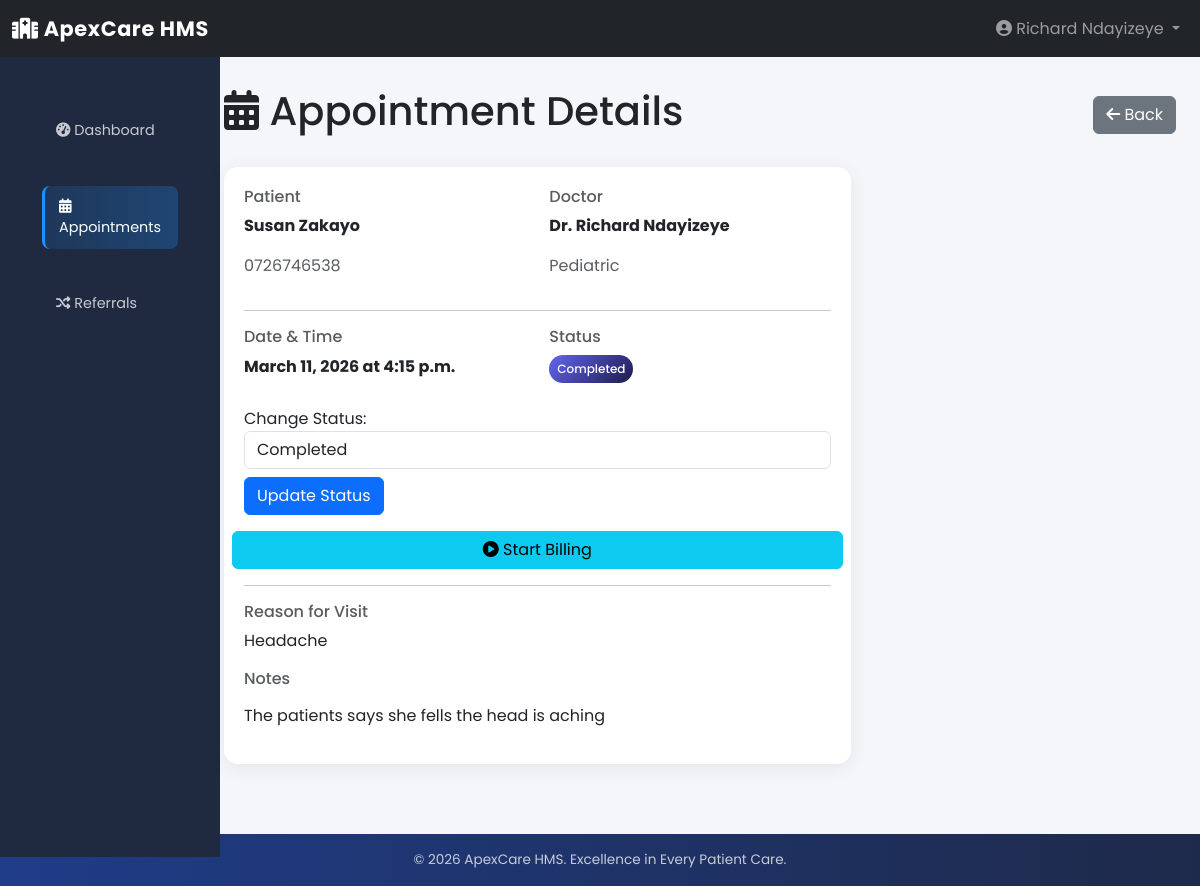
Page /appointments/4/ (signed in) on the earlier database version.
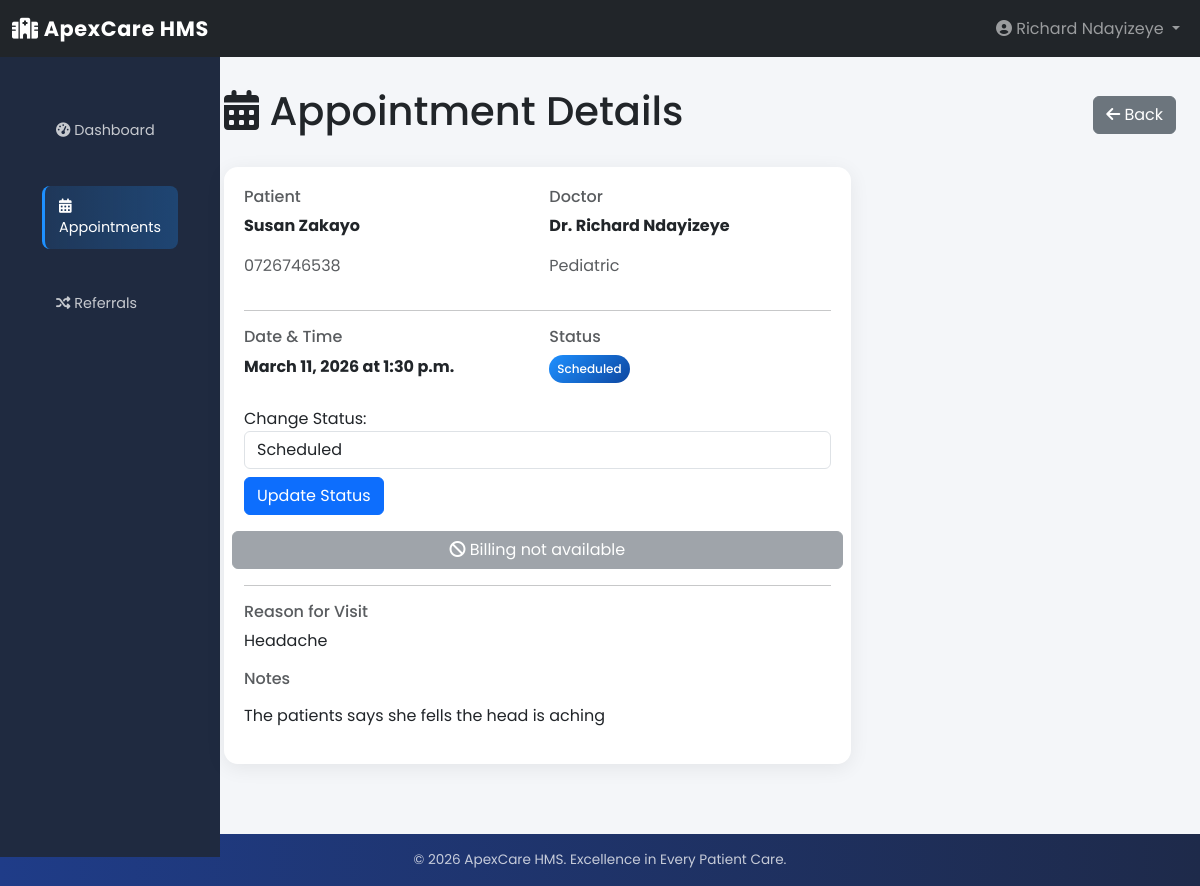
Same page on the later database version.
### appointments/models.py (models this page shows, shortened)
class Appointment(models.Model):
    STATUS_CHOICES = [
        ('pending', 'Pending'),
        ('confirmed', 'Confirmed'),
        ('scheduled', 'Scheduled'),
        ('completed', 'Completed'),
        ('cancelled', 'Cancelled'),
        ('referred', 'Referred'),
    ]
    patient = models.ForeignKey(
        "patients.Patient",
        on_delete=models.CASCADE,
        related_name="appointments"
    )
    doctor = models.ForeignKey(
        "doctors.Doctor",
        on_delete=models.CASCADE,
        related_name="appointments"
    )
    appointment_date = models.DateField()
    appointment_time = models.TimeField()
    reason = models.CharField(max_length=255, blank=True, null=True)
    notes = models.TextField(blank=True, null=True)
    status = models.CharField(
        max_length=20,
        choices=STATUS_CHOICES,
        default='pending'
    )
    created_by = models.ForeignKey(
        User,
        on_delete=models.SET_NULL,
        null=True,
        related_name="created_appointments"
    )
    created_at = models.DateTimeField(auto_now_add=True)
    updated_at = models.DateTimeField(auto_now=True)
    class Meta:
        db_table = "appointments_appointment"
        verbose_name = "Appointment"
        verbose_name_plural = "Appointments"
        ordering = ["-appointment_date", "-appointment_time"]
        unique_together = ["patient", "doctor", "appointment_date", "appointment_time"]

### patients/models.py (models this page shows, shortened)
class Patient(models.Model):
    GENDER_CHOICES = [
        ('male', 'Male'),
        ('female', 'Female'),
        ('other', 'Other'),
    ]
    BLOOD_TYPE_CHOICES = [
        ('O+', 'O+'), ('O-', 'O-'),
        ('A+', 'A+'), ('A-', 'A-'),
        ('B+', 'B+'), ('B-', 'B-'),
        ('AB+', 'AB+'), ('AB-', 'AB-'),
    ]
    user = models.OneToOneField(
        User,
        on_delete=models.CASCADE,
        related_name='patient_profile'
    )
    first_name = models.CharField(max_length=100)
    last_name = models.CharField(max_length=100)
    date_of_birth = models.DateField()
    gender = models.CharField(
        max_length=10,
        choices=GENDER_CHOICES
    )
    contact = models.CharField(
        max_length=20,
        validators=[
            RegexValidator(
                regex=r'^\+?\d{9,15}Ksh',
                message='Enter a valid phone number'
            )
        ]
    )
    email = models.EmailField(blank=True, null=True)
    address = models.TextField(blank=True, null=True)
    county = models.CharField(max_length=100, blank=True, null=True)
    blood_type = models.CharField(
        max_length=5,
        choices=BLOOD_TYPE_CHOICES,
        blank=True,
        null=True
    )
    emergency_contact = models.CharField(max_length=20, blank=True, null=True)
    emergency_contact_name = models.CharField(max_length=100, blank=True, null=True)
    medical_history = models.TextField(blank=True, null=True)
    allergies = models.TextField(blank=True, null=True)
    created_at = models.DateTimeField(auto_now_add=True)
    updated_at = models.DateTimeField(auto_now=True)
    class Meta:
        db_table = "patients_patient"
        verbose_name = "Patient"
        verbose_name_plural = "Patients"
        ordering = ["-created_at"]

### doctors/models.py (models this page shows, shortened)
class Doctor(models.Model):
    phone_validator = RegexValidator(
        regex=r'^\+?\d{9,15}Ksh',
        message='Enter a valid phone number'
    )
    user = models.OneToOneField(
        User,
        on_delete=models.CASCADE,
        related_name='doctor_profile'
    )
    first_name = models.CharField(max_length=100)
    last_name = models.CharField(max_length=100)
    specialization = models.CharField(max_length=100)
    license_number = models.CharField(
        max_length=50,
        unique=True
    )
    contact = models.CharField(
        max_length=20,
        validators=[phone_validator]
    )
    email = models.EmailField(blank=True, null=True)
    consultation_fee = models.DecimalField(
        max_digits=10,
        decimal_places=2,
        default=0
    )
    availability = models.TextField(
        blank=True,
        null=True,
        help_text="Example: Monday–Friday 9AM–5PM"
    )
    bio = models.TextField(blank=True, null=True)
    is_available = models.BooleanField(default=True)
    created_at = models.DateTimeField(auto_now_add=True)
    updated_at = models.DateTimeField(auto_now=True)
    class Meta:
        db_table = "doctors_doctor"
        verbose_name = "Doctor"
        verbose_name_plural = "Doctors"
        ordering = ["specialization", "last_name"]

### appointments/views.py (the view)
# urls.py: path('<int:pk>/', views.appointment_detail, name='appointment_detail'),
@login_required
def appointment_detail(request, pk):
    appointment = get_object_or_404(Appointment, pk=pk)
    if request.method == "POST":
        appointment.status = request.POST.get("status")
        appointment.save()
    context = {'appointment': appointment}
    return render(request, 'appointments/appointment_detail.html', context)

### appointments/templates/appointments/appointment_detail.html (shortened to what this page needs)
{% extends 'base.html' %}
{% block content %}
<div class="d-flex justify-content-between align-items-center mb-4">
    <h1><i class="fas fa-calendar-alt"></i> Appointment Details</h1>
    <a href="{% url 'appointments:appointment_list' %}" class="btn btn-secondary">
        <i class="fas fa-arrow-left"></i> Back
    </a>
</div>
<div class="row">
    <div class="col-md-8">
        <div class="card">
            <div class="card-body">
                <div class="row mb-3">
                    <div class="col-md-6">
                        <h6 class="text-muted">Patient</h6>
                        <p><strong>{{ appointment.patient.first_name }} {{ appointment.patient.last_name }}</strong></p>
                        <p class="text-muted">{{ appointment.patient.contact }}</p>
                    </div>
                    <div class="col-md-6">
                        <h6 class="text-muted">Doctor</h6>
                        <p><strong>Dr. {{ appointment.doctor.first_name }} {{ appointment.doctor.last_name }}</strong></p>
                        <p class="text-muted">{{ appointment.doctor.specialization }}</p>
                    </div>
                </div>
                <hr>
                <div class="row mb-3">
                    <div class="col-md-6">
                        <h6 class="text-muted">Date & Time</h6>
                        <p><strong>{{ appointment.appointment_date }} at {{ appointment.appointment_time }}</strong></p>
                    </div>
                    <div class="col-md-6">
                        <h6 class="text-muted">Status</h6>
                        <p><span class="badge badge-{{ appointment.status }} p-2">{{ appointment.get_status_display }}</span></p>
                    </div>
                    <form method="POST">
                        <label class="mt-2">Change Status:</label>
                        <select name="status" class="form-control">
                            {% for value, label in appointment.STATUS_CHOICES %}
                                <option value="{{ value }}" {% if appointment.status == value %}selected{% endif %}>
                                    {{ label }}
                                </option>
                            {% endfor %}
                        </select>
                        <button type="submit" class="btn btn-primary mt-2">
                            Update Status
                        </button>
                    </form>
                    {% if appointment.status == "completed" %}
                        {% if appointment.bill %}
                            <a href="{% url 'billing:bill_detail' appointment.bill.id %}"
                               class="btn btn-success mt-3">
                                <i class="fas fa-file-invoice-dollar"></i> View Bill
                            </a>
                        {% else %}
                            <a href="{% url 'billing:bill_create' appointment.id %}"
                               class="btn btn-info mt-3">
                                <i class="fas fa-play-circle"></i> Start Billing
                            </a>
                        {% endif %}
                    {% else %}
                        <button class="btn btn-secondary mt-3" disabled>
                            <i class="fas fa-ban"></i> Billing not available
                        </button>
                    {% endif %}
                </div>
                <hr>
                <div class="mb-3">
                    <h6 class="text-muted">Reason for Visit</h6>
                    <p>{{ appointment.reason|default:'-' }}</p>
                </div>
                <div class="mb-3">
                    <h6 class="text-muted">Notes</h6>
                    <p>{{ appointment.notes|default:'-'|linebreaks }}</p>
                </div>
            </div>
        </div>
    </div>
</div>
{% endblock %}

Differences in the rows shown:
changed Appointment "Headache": appointment_time "4:15 p.m." → "1:30 p.m."; status "Completed" → "Scheduled"
Other differences:
text no longer shown: "Start Billing"
text now shown: "Billing not available"
